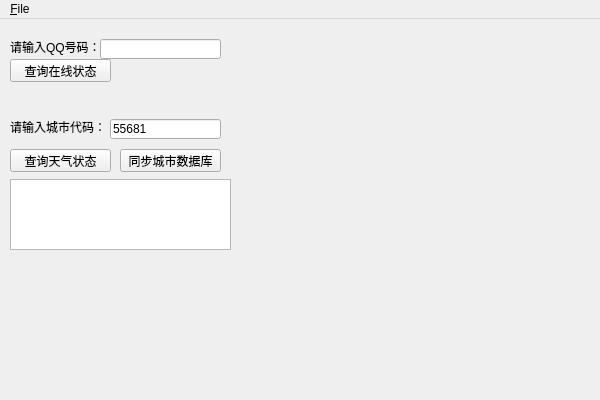
<?xml version="1.0" encoding="UTF-8"?>
<ui version="4.0">
 <class>BelugaNetTestClass</class>
 <widget class="QMainWindow" name="BelugaNetTestClass">
  <property name="geometry">
   <rect>
    <x>0</x>
    <y>0</y>
    <width>600</width>
    <height>400</height>
   </rect>
  </property>
  <property name="windowTitle">
   <string>测试Hessian4Mobile</string>
  </property>
  <widget class="QWidget" name="centralWidget">
   <widget class="QPushButton" name="pushButtonQQSubmit">
    <property name="geometry">
     <rect>
      <x>10</x>
      <y>40</y>
      <width>101</width>
      <height>23</height>
     </rect>
    </property>
    <property name="text">
     <string>查询在线状态</string>
    </property>
   </widget>
   <widget class="QLabel" name="labelTitle">
    <property name="geometry">
     <rect>
      <x>10</x>
      <y>20</y>
      <width>91</width>
      <height>16</height>
     </rect>
    </property>
    <property name="text">
     <string>请输入QQ号码：</string>
    </property>
   </widget>
   <widget class="QLineEdit" name="lineEditQQ">
    <property name="geometry">
     <rect>
      <x>100</x>
      <y>20</y>
      <width>121</width>
      <height>20</height>
     </rect>
    </property>
    <property name="text">
     <string/>
    </property>
   </widget>
   <widget class="QLabel" name="labelQQStatus">
    <property name="geometry">
     <rect>
      <x>10</x>
      <y>70</y>
      <width>221</width>
      <height>16</height>
     </rect>
    </property>
    <property name="text">
     <string/>
    </property>
   </widget>
   <widget class="QPushButton" name="pushButtonWeatherSubmit">
    <property name="geometry">
     <rect>
      <x>10</x>
      <y>130</y>
      <width>101</width>
      <height>23</height>
     </rect>
    </property>
    <property name="text">
     <string>查询天气状态</string>
    </property>
   </widget>
   <widget class="QLabel" name="labelTitle_2">
    <property name="geometry">
     <rect>
      <x>10</x>
      <y>100</y>
      <width>91</width>
      <height>16</height>
     </rect>
    </property>
    <property name="text">
     <string>请输入城市代码：</string>
    </property>
   </widget>
   <widget class="QLineEdit" name="lineEditWeatherCityCode">
    <property name="geometry">
     <rect>
      <x>110</x>
      <y>100</y>
      <width>111</width>
      <height>20</height>
     </rect>
    </property>
    <property name="text">
     <string>55681</string>
    </property>
   </widget>
   <widget class="QPlainTextEdit" name="plainTextEditCity">
    <property name="geometry">
     <rect>
      <x>10</x>
      <y>160</y>
      <width>221</width>
      <height>71</height>
     </rect>
    </property>
   </widget>
   <widget class="QPushButton" name="pushButtonCitySubmit">
    <property name="geometry">
     <rect>
      <x>120</x>
      <y>130</y>
      <width>101</width>
      <height>23</height>
     </rect>
    </property>
    <property name="text">
     <string>同步城市数据库</string>
    </property>
   </widget>
  </widget>
  <widget class="QMenuBar" name="menuBar">
   <property name="geometry">
    <rect>
     <x>0</x>
     <y>0</y>
     <width>600</width>
     <height>20</height>
    </rect>
   </property>
   <widget class="QMenu" name="menu_File">
    <property name="title">
     <string>&amp;File</string>
    </property>
    <addaction name="actionExit"/>
   </widget>
   <addaction name="menu_File"/>
  </widget>
  <action name="actionExit">
   <property name="text">
    <string>E&amp;xit</string>
   </property>
  </action>
 </widget>
 <layoutdefault spacing="6" margin="11"/>
 <resources>
  <include location="beluganettest.qrc"/>
 </resources>
 <connections>
  <connection>
   <sender>actionExit</sender>
   <signal>triggered()</signal>
   <receiver>BelugaNetTestClass</receiver>
   <slot>close()</slot>
   <hints>
    <hint type="sourcelabel">
     <x>-1</x>
     <y>-1</y>
    </hint>
    <hint type="destinationlabel">
     <x>20</x>
     <y>20</y>
    </hint>
   </hints>
  </connection>
 </connections>
</ui>
